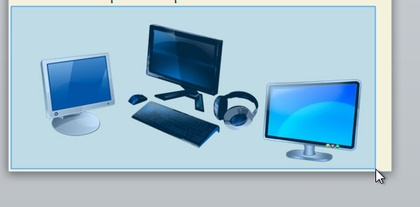
%> input picture Assignment8/mob2.jpg, 420 x 207 px, shrunk from 527 x 260 before the run
$ octave CC.m   (GNU Octave 9; MATLAB toolbox functions it lacks are replaced by stand-ins)
%> lines starting %> are read from the running program, lines starting %| are printed output that depends on the picture; in (x1, y1, x2, y2) boxes, pixels count from 0 and x2, y2 are one past the last pixel; in counts of white or black regions, pixels touching at a corner belong together; the program's own positions count from 1
clc;
close all;
clear all;
I=imread('mob2.jpg');
%> I is the input picture: size 207x420x3 uint8; mean R, G, B 158.7, 189.3, 205.3
I = rgb2gray(I);
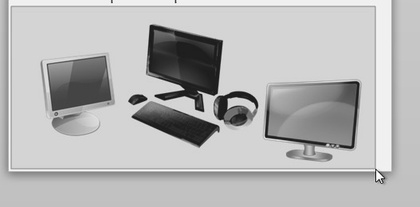
%> I: size 207x420 uint8; min 19, max 255, mean 182
figure,imshow(I);
I = imcomplement(I);
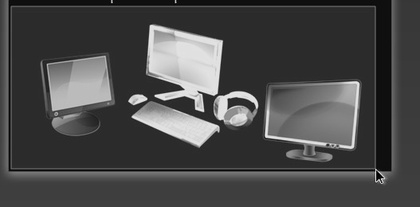
%> I: size 207x420 uint8; min 0, max 236, mean 73
sz=size(I);
%> sz = [207 420]
I=I>128;
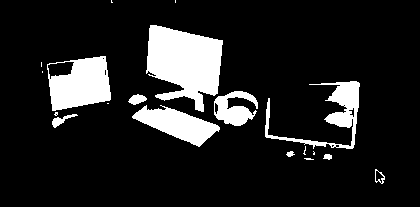
%> I: size 207x420 logical; 13.3% white; 19 white regions (9 under 20 px), largest, box (x1, y1, x2, y2) and area: (146, 25, 223, 112) 4376, (47, 56, 111, 111) 2479, (132, 105, 220, 147) 1772
[a, b] = bwlabel(I,8);
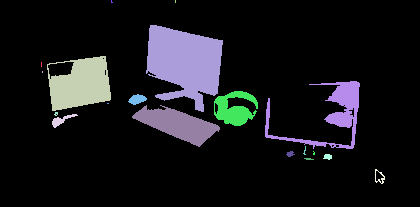
%> a: size 207x420 double; 20 distinct labels, from 0 to 19; one colour per label, 0 black
%> b = 19
for i=1:sz(1)
    for j=1:sz(2)
        if a(i,j)>0
        ni(i,j)=1;
        else
            ni(i,j)=0;
        end
    end
end
figure,imshow(ni);

$ run again, with Assignment8/b.tif saved as Assignment8/mob2.jpg
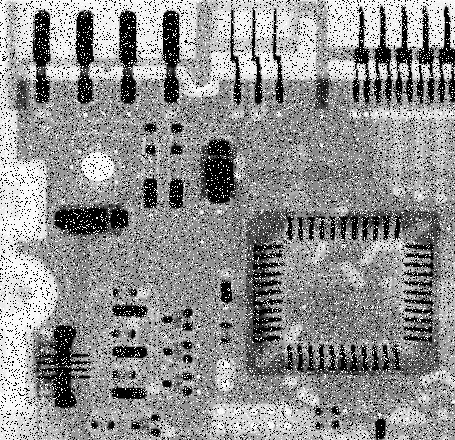
%> input picture Assignment8/b.tif, 455 x 440 px
%> I is the input picture: size 440x455 uint8; min 0, max 255, mean 144.1
%> `I=I>128;`:
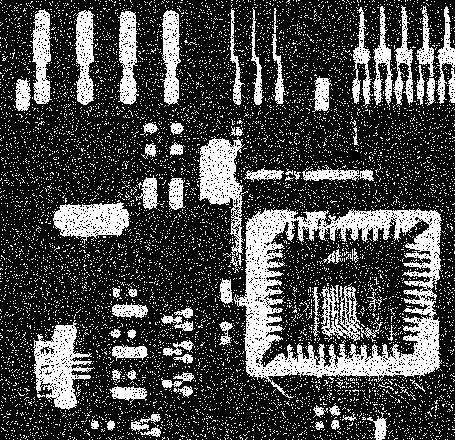
%> I: size 440x455 logical; 27.2% white; 9285 white regions (9216 under 20 px), largest, box (x1, y1, x2, y2) and area: (234, 207, 443, 398) 13453, (33, 320, 95, 410) 2607, (198, 136, 248, 273) 2536
%> `[a, b] = bwlabel(I,8);`:
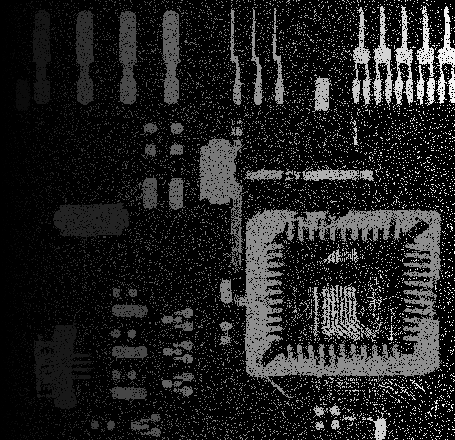
%> a: size 440x455 double; min 0, max 9285, mean 1230.2; drawn with min black and max white
%> b = 9285
